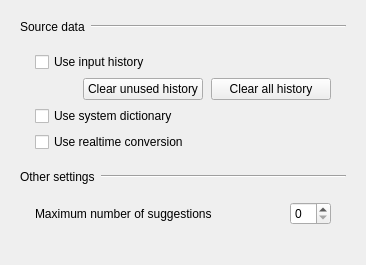
       <widget class="QWidget" name="suggestionsTab">
        <attribute name="title">
         <string>Suggest</string>
        </attribute>
        <layout class="QVBoxLayout" name="suggestionsTabLayout">
         <property name="spacing">
          <number>0</number>
         </property>
         <item>
          <widget class="QFrame" name="suggestSourceHeader">
           <property name="frameShape">
            <enum>QFrame::Shape::NoFrame</enum>
           </property>
           <layout class="QHBoxLayout" name="horizontalLayout_12">
            <property name="leftMargin">
             <number>9</number>
            </property>
            <property name="topMargin">
             <number>9</number>
            </property>
            <property name="rightMargin">
             <number>9</number>
            </property>
            <property name="bottomMargin">
             <number>9</number>
            </property>
            <property name="spacing">
             <number>6</number>
            </property>
            <item>
             <widget class="QLabel" name="label_3">
              <property name="text">
               <string>Source data</string>
              </property>
             </widget>
            </item>
            <item>
             <widget class="Line" name="line_4">
              <property name="sizePolicy">
               <sizepolicy hsizetype="MinimumExpanding" vsizetype="Fixed">
                <horstretch>0</horstretch>
                <verstretch>0</verstretch>
               </sizepolicy>
              </property>
              <property name="orientation">
               <enum>Qt::Orientation::Horizontal</enum>
              </property>
             </widget>
            </item>
           </layout>
          </widget>
         </item>
         <item>
          <widget class="QFrame" name="suggestSourceGroup">
           <property name="frameShape">
            <enum>QFrame::Shape::NoFrame</enum>
           </property>
           <layout class="QGridLayout" name="gridLayout_4">
            <property name="verticalSpacing">
             <number>6</number>
            </property>
            <property name="horizontalSpacing">
             <number>8</number>
            </property>
            <property name="leftMargin">
             <number>24</number>
            </property>
            <property name="topMargin">
             <number>9</number>
            </property>
            <property name="rightMargin">
             <number>24</number>
            </property>
            <property name="bottomMargin">
             <number>9</number>
            </property>
            <item row="0" column="0" colspan="3">
             <widget class="QCheckBox" name="historySuggestCheckBox">
              <property name="text">
               <string>Use input history</string>
              </property>
             </widget>
            </item>
            <item row="1" column="2">
             <widget class="QPushButton" name="clearUserPredictionButton">
              <property name="minimumSize">
               <size>
                <width>120</width>
                <height>0</height>
               </size>
              </property>
              <property name="text">
               <string>Clear all history</string>
              </property>
             </widget>
            </item>
            <item row="3" column="0" colspan="3">
             <widget class="QCheckBox" name="dictionarySuggestCheckBox">
              <property name="text">
               <string>Use system dictionary</string>
              </property>
             </widget>
            </item>
            <item row="1" column="1">
             <widget class="QPushButton" name="clearUnusedUserPredictionButton">
              <property name="minimumSize">
               <size>
                <width>120</width>
                <height>0</height>
               </size>
              </property>
              <property name="text">
               <string>Clear unused history</string>
              </property>
             </widget>
            </item>
            <item row="1" column="0">
             <spacer name="horizontalSpacer_6">
              <property name="orientation">
               <enum>Qt::Orientation::Horizontal</enum>
              </property>
              <property name="sizeHint" stdset="0">
               <size>
                <width>40</width>
                <height>20</height>
               </size>
              </property>
             </spacer>
            </item>
            <item row="4" column="0" colspan="3">
             <widget class="QCheckBox" name="realtimeConversionCheckBox">
              <property name="text">
               <string>Use realtime conversion</string>
              </property>
             </widget>
            </item>
           </layout>
          </widget>
         </item>
         <item>
          <widget class="QFrame" name="suggestOtherHeader">
           <property name="frameShape">
            <enum>QFrame::Shape::NoFrame</enum>
           </property>
           <layout class="QHBoxLayout" name="horizontalLayout_16">
            <property name="leftMargin">
             <number>9</number>
            </property>
            <property name="topMargin">
             <number>9</number>
            </property>
            <property name="rightMargin">
             <number>9</number>
            </property>
            <property name="bottomMargin">
             <number>9</number>
            </property>
            <property name="spacing">
             <number>6</number>
            </property>
            <item>
             <widget class="QLabel" name="SuggestionPreferenceLabel">
              <property name="text">
               <string>Other settings</string>
              </property>
             </widget>
            </item>
            <item>
             <widget class="Line" name="line_8">
              <property name="sizePolicy">
               <sizepolicy hsizetype="MinimumExpanding" vsizetype="Fixed">
                <horstretch>0</horstretch>
                <verstretch>0</verstretch>
               </sizepolicy>
              </property>
              <property name="orientation">
               <enum>Qt::Orientation::Horizontal</enum>
              </property>
             </widget>
            </item>
           </layout>
          </widget>
         </item>
         <item>
          <widget class="QFrame" name="suggestOtherGroup">
           <property name="frameShape">
            <enum>QFrame::Shape::NoFrame</enum>
           </property>
           <layout class="QGridLayout" name="gridLayout_11">
            <property name="verticalSpacing">
             <number>6</number>
            </property>
            <property name="horizontalSpacing">
             <number>8</number>
            </property>
            <property name="leftMargin">
             <number>24</number>
            </property>
            <property name="topMargin">
             <number>9</number>
            </property>
            <property name="rightMargin">
             <number>24</number>
            </property>
            <property name="bottomMargin">
             <number>9</number>
            </property>
            <item row="0" column="0">
             <widget class="QLabel" name="defaultNUmberofSuggestionsLabel">
              <property name="text">
               <string>Maximum number of suggestions</string>
              </property>
             </widget>
            </item>
            <item row="0" column="2">
             <widget class="QSpinBox" name="suggestionsSizeSpinBox"/>
            </item>
            <item row="0" column="1">
             <spacer name="horizontalSpacer_8">
              <property name="orientation">
               <enum>Qt::Orientation::Horizontal</enum>
              </property>
              <property name="sizeHint" stdset="0">
               <size>
                <width>40</width>
                <height>20</height>
               </size>
              </property>
             </spacer>
            </item>
           </layout>
          </widget>
         </item>
         <item>
          <spacer name="suggestionsTabBottomSpacer">
           <property name="orientation">
            <enum>Qt::Orientation::Vertical</enum>
           </property>
           <property name="sizeHint" stdset="0">
            <size>
             <width>20</width>
             <height>20</height>
            </size>
           </property>
          </spacer>
         </item>
        </layout>
       </widget>
